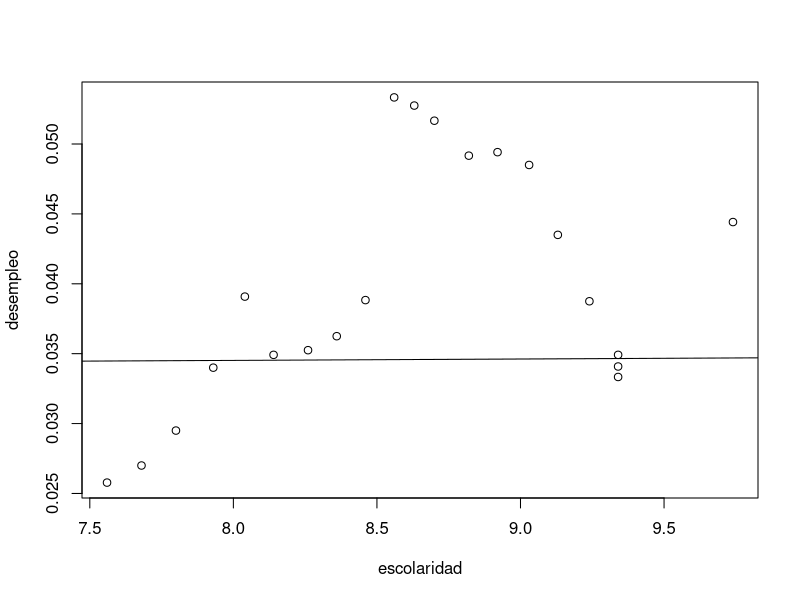
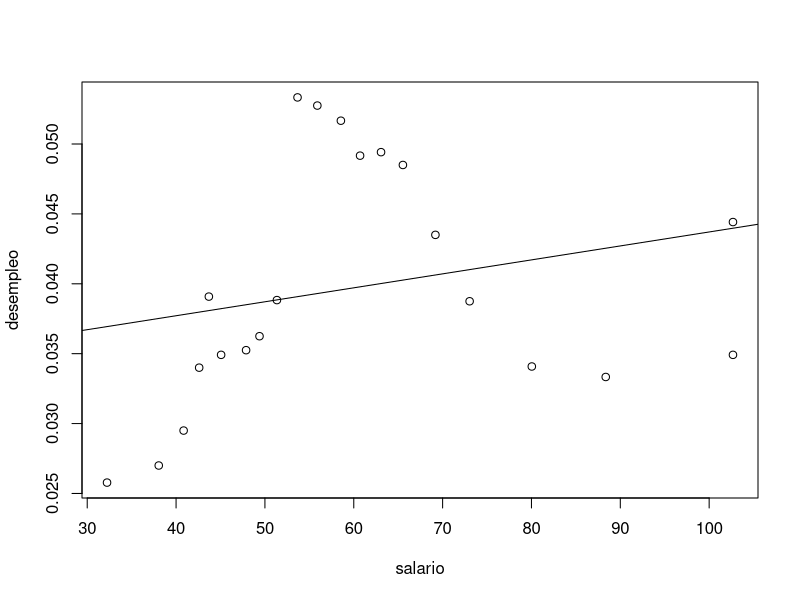

R code for these plots, in order:
## ---- chunk 1
knitr::opts_chunk$set(echo = TRUE,warning = FALSE, message = FALSE)
## ---- chunk 2
library(dplyr)
## ---- chunk 3
tabla<-readxl::read_xlsx("BASE.xlsx")
tabla
## ---- chunk 4
tabla3 <- select(tabla,escolaridad,salario,desempleo)
modelo2<-lm(desempleo~escolaridad+salario,data=tabla3)
summary(modelo2)
## ---- chunk 5
summary(modelo2)$coefficients[,"Estimate"]
confint(modelo2)
## ---- chunk 6
f <- qf(1-0.05,df1=21-3,df2=3-1)
f
summary(modelo2)$fstatistic[1]
## ---- chunk 7
t<-qt(1-0.05 / 2,df=21-3)
t
summary(modelo2)$coefficients[,"t value"]
## ---- chunk 8
tabla4 <- select(tabla,salario,desempleo)
modelo2<-lm(desempleo~salario,data=tabla4)
summary(modelo2)
f <- qf(1-0.05,df1=21-3,df2=3-1)
f
rnR<- .5105
rR<- 0.05504
# summary(modelo2)$fstatistic[1]
fT<- (rnR-rR)/(1-rnR)*(18/1)
fT
## ---- chunk 9
plot(desempleo~escolaridad,data=tabla3)
# modelo1<-lm(Y~X,data=tabla2)
abline(modelo2)
plot(desempleo~salario,data=tabla3)
abline(modelo2)
## ---- chunk 10
alfa <- -0.1515065972  
beta <- 0.0270104827 
beta2 <- -0.0006906555
y =alfa+beta*(11)+beta2*(200) 
y
